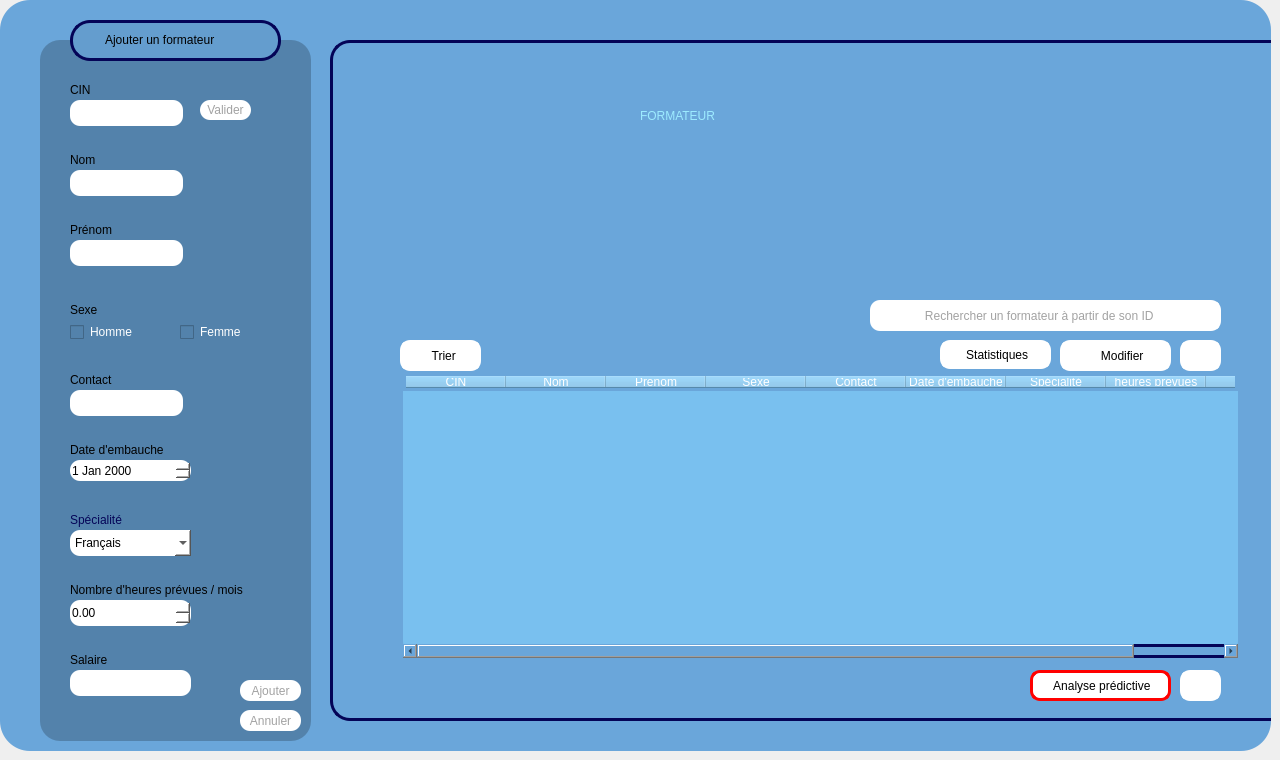
    <widget class="QWidget" name="page_formateur_2">
     <widget class="QWidget" name="Formateur_8" native="true">
      <property name="geometry">
       <rect>
        <x>0</x>
        <y>0</y>
        <width>1271</width>
        <height>751</height>
       </rect>
      </property>
      <property name="maximumSize">
       <size>
        <width>2000</width>
        <height>2000</height>
       </size>
      </property>
      <property name="baseSize">
       <size>
        <width>1000</width>
        <height>1000</height>
       </size>
      </property>
      <property name="mouseTracking">
       <bool>false</bool>
      </property>
      <property name="tabletTracking">
       <bool>false</bool>
      </property>
      <property name="autoFillBackground">
       <bool>false</bool>
      </property>
      <property name="styleSheet">
       <string notr="true">background-color: rgb(106, 166, 218);

border-radius:30px;</string>
      </property>
      <widget class="QFrame" name="frame_23">
       <property name="geometry">
        <rect>
         <x>40</x>
         <y>40</y>
         <width>271</width>
         <height>701</height>
        </rect>
       </property>
       <property name="styleSheet">
        <string notr="true">background-color: rgb(58, 196, 255);
background-color: rgb(83, 130, 171);
border-radius:20px;

</string>
       </property>
       <property name="frameShape">
        <enum>QFrame::Shape::StyledPanel</enum>
       </property>
       <property name="frameShadow">
        <enum>QFrame::Shadow::Raised</enum>
       </property>
       <widget class="QLabel" name="label_specialite_6">
        <property name="geometry">
         <rect>
          <x>30</x>
          <y>470</y>
          <width>111</width>
          <height>20</height>
         </rect>
        </property>
        <property name="styleSheet">
         <string notr="true">color: rgb(4, 4, 87);</string>
        </property>
        <property name="text">
         <string>Spécialité</string>
        </property>
       </widget>
       <widget class="QLineEdit" name="lineEdit_cin_15">
        <property name="geometry">
         <rect>
          <x>30</x>
          <y>60</y>
          <width>113</width>
          <height>26</height>
         </rect>
        </property>
        <property name="styleSheet">
         <string notr="true">background-color: rgb(255, 255, 255);
border-radius:10px;
</string>
        </property>
        <property name="maxLength">
         <number>8</number>
        </property>
       </widget>
       <widget class="QLabel" name="label_contact_8">
        <property name="geometry">
         <rect>
          <x>30</x>
          <y>330</y>
          <width>63</width>
          <height>20</height>
         </rect>
        </property>
        <property name="text">
         <string>Contact</string>
        </property>
       </widget>
       <widget class="QLineEdit" name="lineEdit_contact_11">
        <property name="geometry">
         <rect>
          <x>30</x>
          <y>350</y>
          <width>113</width>
          <height>26</height>
         </rect>
        </property>
        <property name="styleSheet">
         <string notr="true">background-color: rgb(255, 255, 255);
border-radius:10px;</string>
        </property>
       </widget>
       <widget class="QLabel" name="label_prenom_17">
        <property name="geometry">
         <rect>
          <x>30</x>
          <y>180</y>
          <width>63</width>
          <height>20</height>
         </rect>
        </property>
        <property name="text">
         <string>Prénom</string>
        </property>
       </widget>
       <widget class="QLineEdit" name="lineEdit_nom_7">
        <property name="geometry">
         <rect>
          <x>30</x>
          <y>130</y>
          <width>113</width>
          <height>26</height>
         </rect>
        </property>
        <property name="styleSheet">
         <string notr="true">background-color: rgb(255, 255, 255);
border-radius:10px;</string>
        </property>
        <property name="maxLength">
         <number>20</number>
        </property>
       </widget>
       <widget class="QLineEdit" name="lineEdit_prenom_15">
        <property name="geometry">
         <rect>
          <x>30</x>
          <y>200</y>
          <width>113</width>
          <height>26</height>
         </rect>
        </property>
        <property name="styleSheet">
         <string notr="true">background-color: rgb(255, 255, 255);
border-radius:10px;</string>
        </property>
       </widget>
       <widget class="QPushButton" name="pushButton_cin_7">
        <property name="geometry">
         <rect>
          <x>160</x>
          <y>60</y>
          <width>51</width>
          <height>20</height>
         </rect>
        </property>
        <property name="styleSheet">
         <string notr="true">QPushButton{
background-color: rgb(255, 255, 255);
color: rgb(162, 162, 162);
border-radius:10px;
}
QPushButton:hover{
	background-color: rgb(162, 162, 162);
	color: rgb(255, 255, 255);
}



</string>
        </property>
        <property name="text">
         <string>Valider</string>
        </property>
       </widget>
       <widget class="QLabel" name="label_cin_16">
        <property name="geometry">
         <rect>
          <x>30</x>
          <y>40</y>
          <width>31</width>
          <height>20</height>
         </rect>
        </property>
        <property name="text">
         <string>CIN</string>
        </property>
       </widget>
       <widget class="QLabel" name="label_cin_17">
        <property name="geometry">
         <rect>
          <x>30</x>
          <y>110</y>
          <width>41</width>
          <height>20</height>
         </rect>
        </property>
        <property name="text">
         <string>Nom</string>
        </property>
       </widget>
       <widget class="QDoubleSpinBox" name="doubleSpinBox_heureprevue_6">
        <property name="geometry">
         <rect>
          <x>30</x>
          <y>560</y>
          <width>121</width>
          <height>26</height>
         </rect>
        </property>
        <property name="styleSheet">
         <string notr="true">background-color: rgb(255, 255, 255);
border-radius:10px;
</string>
        </property>
       </widget>
       <widget class="QDateEdit" name="dateEdit_embauche_7">
        <property name="geometry">
         <rect>
          <x>30</x>
          <y>420</y>
          <width>121</width>
          <height>21</height>
         </rect>
        </property>
        <property name="styleSheet">
         <string notr="true">background-color: rgb(255, 255, 255);
border-radius:10px;</string>
        </property>
       </widget>
       <widget class="QLabel" name="label_embauhe_21">
        <property name="geometry">
         <rect>
          <x>30</x>
          <y>400</y>
          <width>131</width>
          <height>20</height>
         </rect>
        </property>
        <property name="text">
         <string>Date d'embauche</string>
        </property>
       </widget>
       <widget class="QLabel" name="label_contact_25">
        <property name="geometry">
         <rect>
          <x>30</x>
          <y>540</y>
          <width>191</width>
          <height>20</height>
         </rect>
        </property>
        <property name="text">
         <string>Nombre d'heures prévues / mois</string>
        </property>
       </widget>
       <widget class="QLineEdit" name="lineEdit_remuneration_6">
        <property name="geometry">
         <rect>
          <x>30</x>
          <y>630</y>
          <width>121</width>
          <height>26</height>
         </rect>
        </property>
        <property name="styleSheet">
         <string notr="true">background-color: rgb(255, 255, 255);
border-radius:10px;
</string>
        </property>
        <property name="text">
         <string/>
        </property>
       </widget>
       <widget class="QLabel" name="label_contact_26">
        <property name="geometry">
         <rect>
          <x>30</x>
          <y>610</y>
          <width>191</width>
          <height>20</height>
         </rect>
        </property>
        <property name="text">
         <string>Salaire</string>
        </property>
       </widget>
       <widget class="QCheckBox" name="checkBox_9">
        <property name="geometry">
         <rect>
          <x>30</x>
          <y>280</y>
          <width>91</width>
          <height>24</height>
         </rect>
        </property>
        <property name="styleSheet">
         <string notr="true">background-color: rgb(83, 130, 171);
border-color: rgb(255, 255, 255);
color: rgb(255, 255, 255);</string>
        </property>
        <property name="text">
         <string>Homme</string>
        </property>
       </widget>
       <widget class="QCheckBox" name="checkBox_10">
        <property name="geometry">
         <rect>
          <x>140</x>
          <y>280</y>
          <width>91</width>
          <height>24</height>
         </rect>
        </property>
        <property name="styleSheet">
         <string notr="true">color: rgb(255, 255, 255);</string>
        </property>
        <property name="text">
         <string>Femme</string>
        </property>
       </widget>
       <widget class="QLabel" name="label_prenom_22">
        <property name="geometry">
         <rect>
          <x>30</x>
          <y>260</y>
          <width>63</width>
          <height>20</height>
         </rect>
        </property>
        <property name="text">
         <string>Sexe</string>
        </property>
       </widget>
       <widget class="QPushButton" name="pushButton_ANNULER_8">
        <property name="geometry">
         <rect>
          <x>200</x>
          <y>670</y>
          <width>61</width>
          <height>21</height>
         </rect>
        </property>
        <property name="styleSheet">
         <string notr="true">QPushButton{
background-color: rgb(255, 255, 255);
color: rgb(162, 162, 162);
border-radius:10px;
}
QPushButton:hover{
	background-color: rgb(162, 162, 162);
	color: rgb(255, 255, 255);
}



</string>
        </property>
        <property name="text">
         <string>Annuler</string>
        </property>
       </widget>
       <widget class="QPushButton" name="pushButton_AJOUTER_8">
        <property name="geometry">
         <rect>
          <x>200</x>
          <y>640</y>
          <width>61</width>
          <height>21</height>
         </rect>
        </property>
        <property name="styleSheet">
         <string notr="true">QPushButton{
background-color: rgb(255, 255, 255);
color: rgb(162, 162, 162);
border-radius:10px;
}
QPushButton:hover{
	background-color: rgb(162, 162, 162);
	color: rgb(255, 255, 255);
}




</string>
        </property>
        <property name="text">
         <string>Ajouter</string>
        </property>
       </widget>
       <widget class="QComboBox" name="comboBox_4">
        <property name="geometry">
         <rect>
          <x>30</x>
          <y>490</y>
          <width>121</width>
          <height>26</height>
         </rect>
        </property>
        <property name="styleSheet">
         <string notr="true">background-color: rgb(255, 255, 255);
border-radius:10px;</string>
        </property>
        <item>
         <property name="text">
          <string>Français</string>
         </property>
        </item>
        <item>
         <property name="text">
          <string>Anglais</string>
         </property>
        </item>
        <item>
         <property name="text">
          <string>Science</string>
         </property>
        </item>
        <item>
         <property name="text">
          <string>Physique</string>
         </property>
        </item>
        <item>
         <property name="text">
          <string>Arabe</string>
         </property>
        </item>
       </widget>
       <widget class="QStackedWidget" name="stackedWidget_5">
        <property name="geometry">
         <rect>
          <x>230</x>
          <y>120</y>
          <width>120</width>
          <height>80</height>
         </rect>
        </property>
        <widget class="QWidget" name="page_9"/>
        <widget class="QWidget" name="page_10"/>
       </widget>
      </widget>
      <widget class="QFrame" name="frame_24">
       <property name="geometry">
        <rect>
         <x>70</x>
         <y>20</y>
         <width>211</width>
         <height>41</height>
        </rect>
       </property>
       <property name="styleSheet">
        <string notr="true">background-color: rgb(100, 157, 206);
border: 3px solid #040457;
border-radius:20px;</string>
       </property>
       <property name="frameShape">
        <enum>QFrame::Shape::StyledPanel</enum>
       </property>
       <property name="frameShadow">
        <enum>QFrame::Shadow::Raised</enum>
       </property>
       <widget class="QLabel" name="label_embauhe_22">
        <property name="geometry">
         <rect>
          <x>30</x>
          <y>10</y>
          <width>161</width>
          <height>20</height>
         </rect>
        </property>
        <property name="styleSheet">
         <string notr="true">background-color: rgb(100, 157, 206);
border: 2px solid #649dce;
</string>
        </property>
        <property name="text">
         <string>Ajouter un formateur</string>
        </property>
       </widget>
      </widget>
      <widget class="QFrame" name="frame_25">
       <property name="geometry">
        <rect>
         <x>330</x>
         <y>40</y>
         <width>1001</width>
         <height>681</height>
        </rect>
       </property>
       <property name="styleSheet">
        <string notr="true">border: 3px solid #040457;
border-radius:20px;
</string>
       </property>
       <property name="frameShape">
        <enum>QFrame::Shape::StyledPanel</enum>
       </property>
       <property name="frameShadow">
        <enum>QFrame::Shadow::Raised</enum>
       </property>
       <widget class="QTableWidget" name="tableau_liste_7">
        <property name="geometry">
         <rect>
          <x>70</x>
          <y>330</y>
          <width>841</width>
          <height>291</height>
         </rect>
        </property>
        <property name="styleSheet">
         <string notr="true">background-color: rgb(121, 192, 239);
color: rgb(255, 255, 255);
border: 3px solid #6aa6da;
border-radius: 20px;
</string>
        </property>
        <property name="frameShadow">
         <enum>QFrame::Shadow::Sunken</enum>
        </property>
        <property name="lineWidth">
         <number>-7</number>
        </property>
        <property name="alternatingRowColors">
         <bool>false</bool>
        </property>
        <property name="rowCount">
         <number>0</number>
        </property>
        <property name="columnCount">
         <number>9</number>
        </property>
        <column>
         <property name="text">
          <string>CIN</string>
         </property>
        </column>
        <column>
         <property name="text">
          <string>Nom</string>
         </property>
        </column>
        <column>
         <property name="text">
          <string>Prenom</string>
         </property>
        </column>
        <column>
         <property name="text">
          <string>Sexe</string>
         </property>
        </column>
        <column>
         <property name="text">
          <string>Contact</string>
         </property>
        </column>
        <column>
         <property name="text">
          <string>Date d'embauche</string>
         </property>
        </column>
        <column>
         <property name="text">
          <string>Spécialité</string>
         </property>
        </column>
        <column>
         <property name="text">
          <string>heures prevues</string>
         </property>
        </column>
        <column>
         <property name="text">
          <string/>
         </property>
        </column>
       </widget>
       <widget class="QLineEdit" name="lineEdit_RECHERCHE_7">
        <property name="geometry">
         <rect>
          <x>570</x>
          <y>260</y>
          <width>321</width>
          <height>31</height>
         </rect>
        </property>
        <property name="styleSheet">
         <string notr="true">background-color: rgb(255, 255, 255);
border-radius:10px;
border: 3px solid #ffffff;
color: rgb(162, 162, 162);</string>
        </property>
        <property name="text">
         <string>      Rechercher un formateur à partir de son ID</string>
        </property>
       </widget>
       <widget class="QPushButton" name="pushButton_48">
        <property name="geometry">
         <rect>
          <x>730</x>
          <y>300</y>
          <width>111</width>
          <height>31</height>
         </rect>
        </property>
        <property name="styleSheet">
         <string notr="true">QPushButton{
background-color: rgb(255, 255, 255);
border-radius:10px;
border: 3px solid #ffffff;
}
QPushButton:hover{
	background-color: rgb(220, 220, 220);
	color: rgb(90, 90, 90);

	border-radius:10px;
}
</string>
        </property>
        <property name="text">
         <string>    Modifier</string>
        </property>
       </widget>
       <widget class="QPushButton" name="pushButton_49">
        <property name="geometry">
         <rect>
          <x>850</x>
          <y>300</y>
          <width>41</width>
          <height>31</height>
         </rect>
        </property>
        <property name="styleSheet">
         <string notr="true">QPushButton{
background-color: rgb(255, 255, 255);
border-radius:10px;
border: 3px solid #ffffff;
}
QPushButton:hover{
	background-color: rgb(220, 220, 220);
	color: rgb(90, 90, 90);

	border-radius:10px;
}
</string>
        </property>
        <property name="text">
         <string/>
        </property>
        <property name="icon">
         <iconset>
          <normaloff>:/img/poubelle.png</normaloff>:/img/poubelle.png</iconset>
        </property>
       </widget>
       <widget class="QPushButton" name="pushButton_50">
        <property name="geometry">
         <rect>
          <x>70</x>
          <y>300</y>
          <width>81</width>
          <height>31</height>
         </rect>
        </property>
        <property name="styleSheet">
         <string notr="true">QPushButton{
background-color: rgb(255, 255, 255);
border-radius:10px;
border: 3px solid #ffffff;
}
QPushButton:hover{
	background-color: rgb(220, 220, 220);
	color: rgb(90, 90, 90);

	border-radius:10px;
}
</string>
        </property>
        <property name="text">
         <string>  Trier</string>
        </property>
        <property name="icon">
         <iconset resource="ressources.qrc">
          <normaloff>:/img/trie.png</normaloff>:/img/trie.png</iconset>
        </property>
        <property name="autoRepeatInterval">
         <number>97</number>
        </property>
       </widget>
       <widget class="QPushButton" name="pushButton_51">
        <property name="geometry">
         <rect>
          <x>850</x>
          <y>630</y>
          <width>41</width>
          <height>31</height>
         </rect>
        </property>
        <property name="styleSheet">
         <string notr="true">QPushButton{
background-color: rgb(255, 255, 255);
border-radius:10px;
border: 3px solid #ffffff;
}
QPushButton:hover{
	background-color: rgb(220, 220, 220);
	color: rgb(90, 90, 90);

	border-radius:10px;
}
</string>
        </property>
        <property name="text">
         <string/>
        </property>
        <property name="icon">
         <iconset resource="ressources.qrc">
          <normaloff>:/img/download.png</normaloff>:/img/download.png</iconset>
        </property>
       </widget>
       <widget class="QLabel" name="label_11">
        <property name="geometry">
         <rect>
          <x>310</x>
          <y>50</y>
          <width>331</width>
          <height>51</height>
         </rect>
        </property>
        <property name="styleSheet">
         <string notr="true">background-color: rgb(106, 166, 218);
color: rgb(83, 130, 171);
color: rgb(157, 235, 255);
border: none;
font: 30pt &quot;Rockwell&quot;;</string>
        </property>
        <property name="text">
         <string>FORMATEUR</string>
        </property>
       </widget>
       <widget class="QPushButton" name="pushButton_stat_6">
        <property name="geometry">
         <rect>
          <x>610</x>
          <y>300</y>
          <width>111</width>
          <height>29</height>
         </rect>
        </property>
        <property name="styleSheet">
         <string notr="true">QPushButton{
background-color: rgb(255, 255, 255);
border-radius:10px;
border: 3px solid #ffffff;
}
QPushButton:hover{
	background-color: rgb(220, 220, 220);
	color: rgb(90, 90, 90);

	border-radius:10px;
}
</string>
        </property>
        <property name="text">
         <string> Statistiques</string>
        </property>
        <property name="icon">
         <iconset resource="ressources.qrc">
          <normaloff>:/img/stat.png</normaloff>:/img/stat.png</iconset>
        </property>
       </widget>
       <widget class="QPushButton" name="pushButton_52">
        <property name="geometry">
         <rect>
          <x>540</x>
          <y>260</y>
          <width>51</width>
          <height>31</height>
         </rect>
        </property>
        <property name="styleSheet">
         <string notr="true">border:none;
background-color: rgb(255, 255, 255);
border-radius : 10px;
</string>
        </property>
        <property name="text">
         <string/>
        </property>
        <property name="icon">
         <iconset>
          <normaloff>:/img/loupe.png</normaloff>:/img/loupe.png</iconset>
        </property>
       </widget>
       <widget class="QPushButton" name="pushButton_53">
        <property name="geometry">
         <rect>
          <x>700</x>
          <y>630</y>
          <width>141</width>
          <height>31</height>
         </rect>
        </property>
        <property name="styleSheet">
         <string notr="true">QPushButton{
background-color: rgb(255, 255,255);
border-radius:10px;
border: 3px solid #ff0000;
}
QPushButton:hover{
	background-color: rgb(220, 220, 220);
	color: rgb(90, 90, 90);
}
</string>
        </property>
        <property name="text">
         <string>  Analyse prédictive </string>
        </property>
       </widget>
      </widget>
     </widget>
    </widget>
